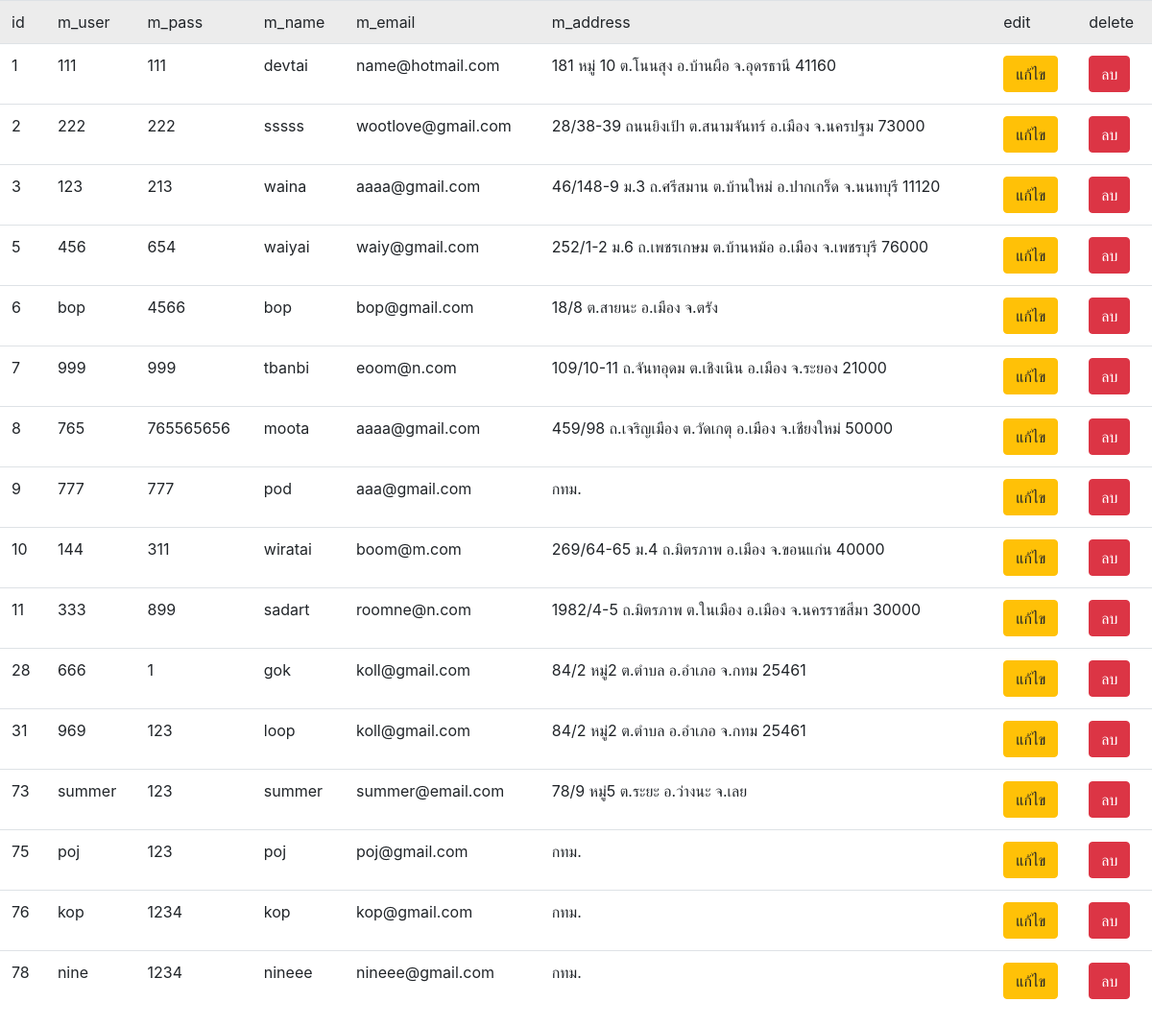
The page /Customer/admin/member-list.php on the database as committed earlier.
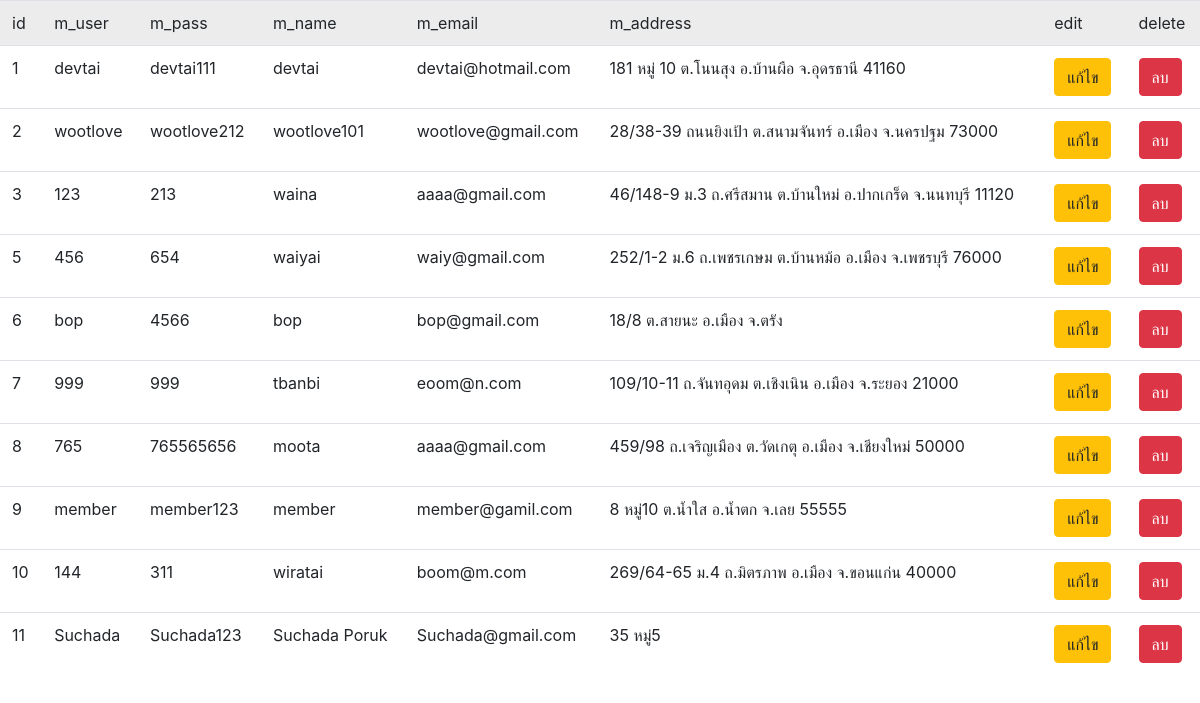
The same page on the database as committed later.
### tables this page shows
CREATE TABLE `tbl_member` (
  `member_id` int(11) NOT NULL,
  `m_user` varchar(20) NOT NULL,
  `m_pass` varchar(20) NOT NULL,
  `m_name` varchar(100) NOT NULL,
  `m_email` varchar(100) NOT NULL,
  `m_tel` varchar(20) NOT NULL,
  `m_address` varchar(200) NOT NULL,
  `date_save` timestamp NOT NULL DEFAULT current_timestamp()
);

### Customer/admin/member-list.php (the view, shortened to what this page needs)
<?php
      include('h.php');
                include('member-connect.php');
                $query = "SELECT * FROM tbl_member ORDER BY member_id ASC" or die("Error:" . mysqli_error());
                $result = mysqli_query($com, $query);
                echo ' <table class="table table-hover">';
                    echo "
                      <tr>
                      <td>id</td>
                      <td>m_user</td>
                      <td>m_pass</td>
                      <td>m_name</td>
                      <td>m_email</td>
                      <td>m_address</td>
                      <td>edit</td>
                      <td>delete</td>
                    </tr>";
                  while($row = mysqli_fetch_array($result)) {
                  echo "<tr>";
                    echo "<td>" .$row["member_id"] .  "</td> ";
                    echo "<td>" .$row["m_user"] .  "</td> ";
                    echo "<td>" .$row["m_pass"] .  "</td> ";
                    echo "<td>" .$row["m_name"] .  "</td> ";
                     echo "<td>" .$row["m_email"] .  "</td> ";
                      echo "<td>" .$row["m_address"] .  "</td> ";
                    echo "<td><a href='member.php?asd=edit&ID=$row[0]' class='btn btn-warning btn-xs'>แก้ไข</a></td> ";
                    echo "<td><a href='member_del_db.php?asd=del&ID=$row[0]' onclick=\"return confirm('Do you want to delete this record? !!!')\" class='btn btn-danger btn-xs'>ลบ</a></td> ";
                  echo "</tr>";
                  }
                echo "</table>";
?>

### Customer/admin/h.php (shortened to what this page needs)
<link rel="stylesheet" href="https://stackpath.bootstrapcdn.com/bootstrap/4.1.3/css/bootstrap.min.css">

Rows that differ between the two databases and show on the page:
removed tbl_member: member_id "28", m_user "666", m_pass "1", m_name "gok", m_email "koll@gmail.com", m_address "84/2 หมู่2 ต.ตำบล อ.อำเภอ จ.กทม 25461"
removed tbl_member: member_id "31", m_user "969", m_pass "123", m_name "loop", m_email "koll@gmail.com", m_address "84/2 หมู่2 ต.ตำบล อ.อำเภอ จ.กทม 25461"
removed tbl_member: member_id "73", m_user "summer", m_pass "123", m_name "summer", m_email "summer@email.com", m_address "78/9 หมู่5 ต.ระยะ อ.ว่างนะ จ.เลย"
removed tbl_member: member_id "75", m_user "poj", m_pass "123", m_name "poj", m_email "poj@gmail.com", m_address "กทม."
removed tbl_member: member_id "76", m_user "kop", m_pass "1234", m_name "kop", m_email "kop@gmail.com", m_address "กทม."
removed tbl_member: member_id "78", m_user "nine", m_pass "1234", m_name "nineee", m_email "nineee@gmail.com", m_address "กทม."
changed tbl_member "devtai": m_user "111" → "devtai"; m_pass "111" → "devtai111"; m_email "name@hotmail.com" → "devtai@hotmail.com"
changed tbl_member "wootlove@gmail.com": m_user "222" → "wootlove"; m_pass "222" → "wootlove212"; m_name "sssss" → "wootlove101"
changed tbl_member id 9: m_user "777" → "member"; m_pass "777" → "member123"; m_name "pod" → "member"; m_email "aaa@gmail.com" → "member@gamil.com"; m_address "กทม." → "8 หมู่10 ต.น้ำใส อ.น้ำตก จ.เลย 55555"
changed tbl_member id 11: m_user "333" → "Suchada"; m_pass "899" → "Suchada123"; m_name "sadart" → "Suchada Poruk"; m_email "roomne@n.com" → "Suchada@gmail.com"; m_address "1982/4-5 ถ.มิตรภาพ ต.ในเมือง อ.เมือง จ.นครราชสีมา 30000" → "35 หมู่5"
